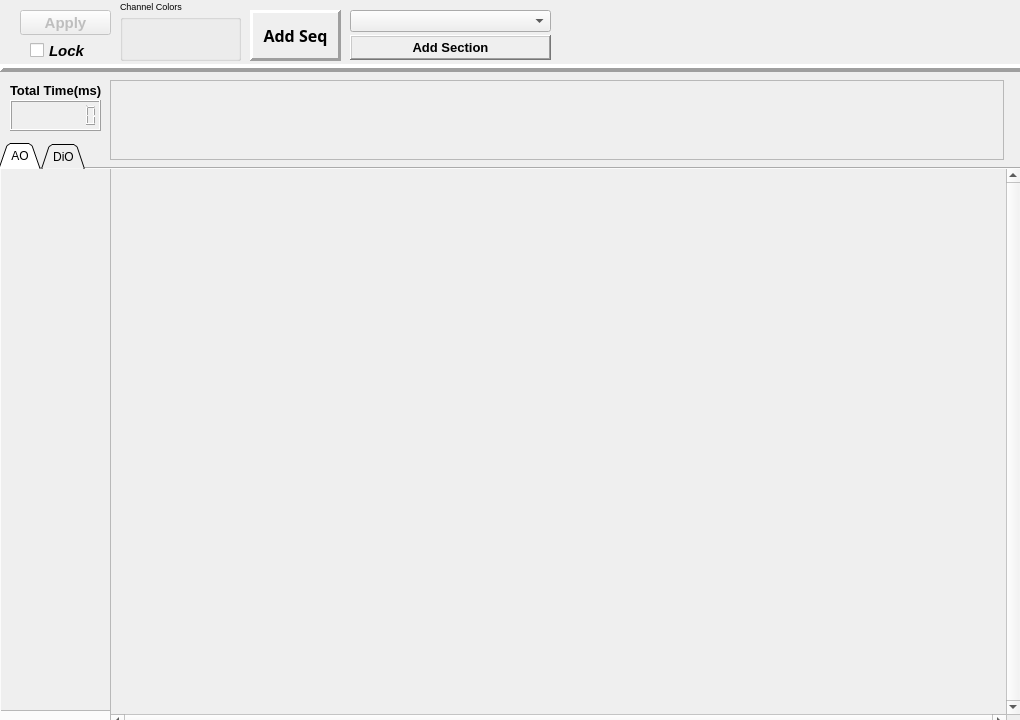
<?xml version="1.0" encoding="UTF-8"?>
<ui version="4.0">
 <class>Channelediter</class>
 <widget class="QDialog" name="Channelediter">
  <property name="geometry">
   <rect>
    <x>0</x>
    <y>0</y>
    <width>1020</width>
    <height>720</height>
   </rect>
  </property>
  <property name="minimumSize">
   <size>
    <width>800</width>
    <height>600</height>
   </size>
  </property>
  <property name="font">
   <font>
    <family>Arial</family>
   </font>
  </property>
  <property name="mouseTracking">
   <bool>true</bool>
  </property>
  <property name="windowTitle">
   <string>Editor</string>
  </property>
  <widget class="QScrollArea" name="Scroll_section">
   <property name="geometry">
    <rect>
     <x>110</x>
     <y>80</y>
     <width>894</width>
     <height>80</height>
    </rect>
   </property>
   <property name="mouseTracking">
    <bool>true</bool>
   </property>
   <property name="verticalScrollBarPolicy">
    <enum>Qt::ScrollBarAlwaysOff</enum>
   </property>
   <property name="horizontalScrollBarPolicy">
    <enum>Qt::ScrollBarAlwaysOff</enum>
   </property>
   <property name="widgetResizable">
    <bool>true</bool>
   </property>
   <widget class="QWidget" name="section">
    <property name="geometry">
     <rect>
      <x>0</x>
      <y>0</y>
      <width>892</width>
      <height>78</height>
     </rect>
    </property>
    <property name="minimumSize">
     <size>
      <width>0</width>
      <height>0</height>
     </size>
    </property>
   </widget>
  </widget>
  <widget class="QLabel" name="label">
   <property name="geometry">
    <rect>
     <x>10</x>
     <y>80</y>
     <width>95</width>
     <height>20</height>
    </rect>
   </property>
   <property name="font">
    <font>
     <pointsize>10</pointsize>
     <weight>75</weight>
     <bold>true</bold>
    </font>
   </property>
   <property name="text">
    <string>Total Time(ms)</string>
   </property>
  </widget>
  <widget class="QLCDNumber" name="time_total">
   <property name="geometry">
    <rect>
     <x>10</x>
     <y>100</y>
     <width>91</width>
     <height>31</height>
    </rect>
   </property>
   <property name="digitCount">
    <number>8</number>
   </property>
  </widget>
  <widget class="QLabel" name="Add_sequence">
   <property name="geometry">
    <rect>
     <x>250</x>
     <y>10</y>
     <width>91</width>
     <height>51</height>
    </rect>
   </property>
   <property name="font">
    <font>
     <family>Arial Black</family>
    </font>
   </property>
   <property name="frameShape">
    <enum>QFrame::Panel</enum>
   </property>
   <property name="frameShadow">
    <enum>QFrame::Raised</enum>
   </property>
   <property name="lineWidth">
    <number>3</number>
   </property>
   <property name="text">
    <string>&lt;html&gt;&lt;head/&gt;&lt;body&gt;&lt;p align=&quot;center&quot;&gt;&lt;span style=&quot; font-size:12pt; font-weight:600;&quot;&gt;Add Seq&lt;/span&gt;&lt;/p&gt;&lt;/body&gt;&lt;/html&gt;</string>
   </property>
   <property name="alignment">
    <set>Qt::AlignCenter</set>
   </property>
  </widget>
  <widget class="QLabel" name="Add_section">
   <property name="geometry">
    <rect>
     <x>350</x>
     <y>35</y>
     <width>201</width>
     <height>25</height>
    </rect>
   </property>
   <property name="font">
    <font>
     <pointsize>10</pointsize>
     <weight>75</weight>
     <bold>true</bold>
    </font>
   </property>
   <property name="frameShape">
    <enum>QFrame::WinPanel</enum>
   </property>
   <property name="frameShadow">
    <enum>QFrame::Raised</enum>
   </property>
   <property name="lineWidth">
    <number>1</number>
   </property>
   <property name="text">
    <string>Add Section</string>
   </property>
   <property name="alignment">
    <set>Qt::AlignHCenter|Qt::AlignTop</set>
   </property>
  </widget>
  <widget class="QPushButton" name="Change_apply">
   <property name="enabled">
    <bool>false</bool>
   </property>
   <property name="geometry">
    <rect>
     <x>20</x>
     <y>10</y>
     <width>91</width>
     <height>25</height>
    </rect>
   </property>
   <property name="font">
    <font>
     <pointsize>11</pointsize>
     <weight>75</weight>
     <bold>true</bold>
    </font>
   </property>
   <property name="text">
    <string>Apply</string>
   </property>
  </widget>
  <widget class="Line" name="line">
   <property name="geometry">
    <rect>
     <x>0</x>
     <y>60</y>
     <width>1025</width>
     <height>16</height>
    </rect>
   </property>
   <property name="frameShadow">
    <enum>QFrame::Raised</enum>
   </property>
   <property name="lineWidth">
    <number>4</number>
   </property>
   <property name="orientation">
    <enum>Qt::Horizontal</enum>
   </property>
  </widget>
  <widget class="QCheckBox" name="edit_lock">
   <property name="geometry">
    <rect>
     <x>30</x>
     <y>40</y>
     <width>71</width>
     <height>21</height>
    </rect>
   </property>
   <property name="font">
    <font>
     <pointsize>11</pointsize>
     <weight>75</weight>
     <italic>true</italic>
     <bold>true</bold>
     <strikeout>false</strikeout>
    </font>
   </property>
   <property name="text">
    <string>Lock</string>
   </property>
  </widget>
  <widget class="QComboBox" name="section_name">
   <property name="geometry">
    <rect>
     <x>350</x>
     <y>10</y>
     <width>201</width>
     <height>22</height>
    </rect>
   </property>
  </widget>
  <widget class="QGroupBox" name="Colors">
   <property name="geometry">
    <rect>
     <x>120</x>
     <y>0</y>
     <width>121</width>
     <height>61</height>
    </rect>
   </property>
   <property name="font">
    <font>
     <pointsize>7</pointsize>
    </font>
   </property>
   <property name="title">
    <string>Channel Colors</string>
   </property>
  </widget>
  <widget class="QTabWidget" name="tabWidget">
   <property name="geometry">
    <rect>
     <x>-1</x>
     <y>143</y>
     <width>1024</width>
     <height>580</height>
    </rect>
   </property>
   <property name="tabShape">
    <enum>QTabWidget::Triangular</enum>
   </property>
   <property name="currentIndex">
    <number>0</number>
   </property>
   <widget class="QWidget" name="AOut">
    <attribute name="title">
     <string>AO</string>
    </attribute>
    <widget class="QScrollArea" name="Scroll_timea">
     <property name="geometry">
      <rect>
       <x>-1</x>
       <y>-1</y>
       <width>111</width>
       <height>543</height>
      </rect>
     </property>
     <property name="verticalScrollBarPolicy">
      <enum>Qt::ScrollBarAlwaysOff</enum>
     </property>
     <property name="horizontalScrollBarPolicy">
      <enum>Qt::ScrollBarAlwaysOff</enum>
     </property>
     <property name="widgetResizable">
      <bool>true</bool>
     </property>
     <widget class="QWidget" name="timea">
      <property name="geometry">
       <rect>
        <x>0</x>
        <y>0</y>
        <width>109</width>
        <height>541</height>
       </rect>
      </property>
      <property name="minimumSize">
       <size>
        <width>0</width>
        <height>0</height>
       </size>
      </property>
     </widget>
    </widget>
    <widget class="QScrollArea" name="Scroll_maina">
     <property name="geometry">
      <rect>
       <x>109</x>
       <y>-1</y>
       <width>911</width>
       <height>561</height>
      </rect>
     </property>
     <property name="mouseTracking">
      <bool>true</bool>
     </property>
     <property name="verticalScrollBarPolicy">
      <enum>Qt::ScrollBarAlwaysOn</enum>
     </property>
     <property name="horizontalScrollBarPolicy">
      <enum>Qt::ScrollBarAlwaysOn</enum>
     </property>
     <property name="widgetResizable">
      <bool>true</bool>
     </property>
     <widget class="QWidget" name="maina">
      <property name="geometry">
       <rect>
        <x>0</x>
        <y>0</y>
        <width>892</width>
        <height>542</height>
       </rect>
      </property>
      <property name="minimumSize">
       <size>
        <width>0</width>
        <height>0</height>
       </size>
      </property>
      <property name="mouseTracking">
       <bool>true</bool>
      </property>
     </widget>
    </widget>
   </widget>
   <widget class="QWidget" name="DiOut">
    <attribute name="title">
     <string>DiO</string>
    </attribute>
    <widget class="QScrollArea" name="Scroll_timed">
     <property name="geometry">
      <rect>
       <x>-1</x>
       <y>-1</y>
       <width>111</width>
       <height>543</height>
      </rect>
     </property>
     <property name="verticalScrollBarPolicy">
      <enum>Qt::ScrollBarAlwaysOff</enum>
     </property>
     <property name="horizontalScrollBarPolicy">
      <enum>Qt::ScrollBarAlwaysOff</enum>
     </property>
     <property name="widgetResizable">
      <bool>true</bool>
     </property>
     <widget class="QWidget" name="timed">
      <property name="geometry">
       <rect>
        <x>0</x>
        <y>0</y>
        <width>109</width>
        <height>541</height>
       </rect>
      </property>
      <property name="minimumSize">
       <size>
        <width>0</width>
        <height>0</height>
       </size>
      </property>
     </widget>
    </widget>
    <widget class="QScrollArea" name="Scroll_maind">
     <property name="geometry">
      <rect>
       <x>109</x>
       <y>-1</y>
       <width>911</width>
       <height>561</height>
      </rect>
     </property>
     <property name="verticalScrollBarPolicy">
      <enum>Qt::ScrollBarAlwaysOn</enum>
     </property>
     <property name="horizontalScrollBarPolicy">
      <enum>Qt::ScrollBarAlwaysOn</enum>
     </property>
     <property name="widgetResizable">
      <bool>true</bool>
     </property>
     <widget class="QWidget" name="maind">
      <property name="geometry">
       <rect>
        <x>0</x>
        <y>0</y>
        <width>892</width>
        <height>542</height>
       </rect>
      </property>
      <property name="minimumSize">
       <size>
        <width>0</width>
        <height>0</height>
       </size>
      </property>
      <property name="mouseTracking">
       <bool>true</bool>
      </property>
     </widget>
    </widget>
   </widget>
  </widget>
 </widget>
 <resources/>
 <connections/>
</ui>
